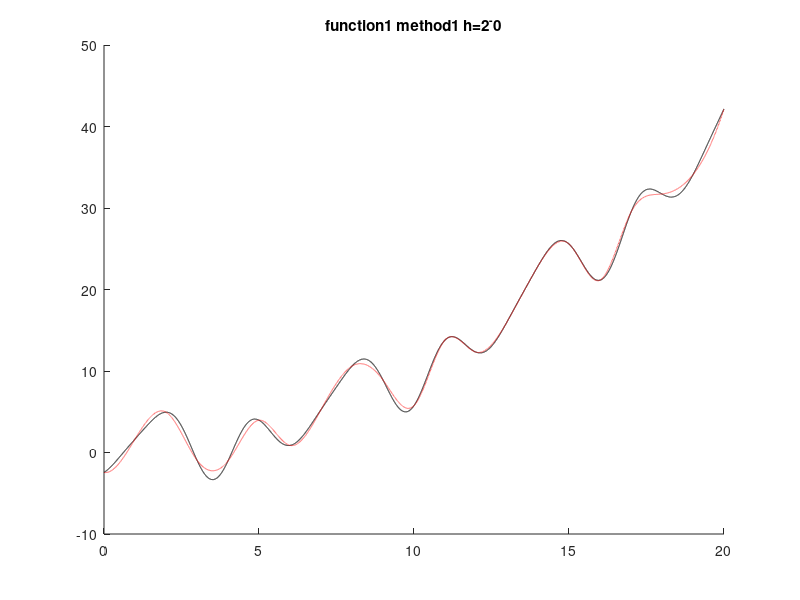
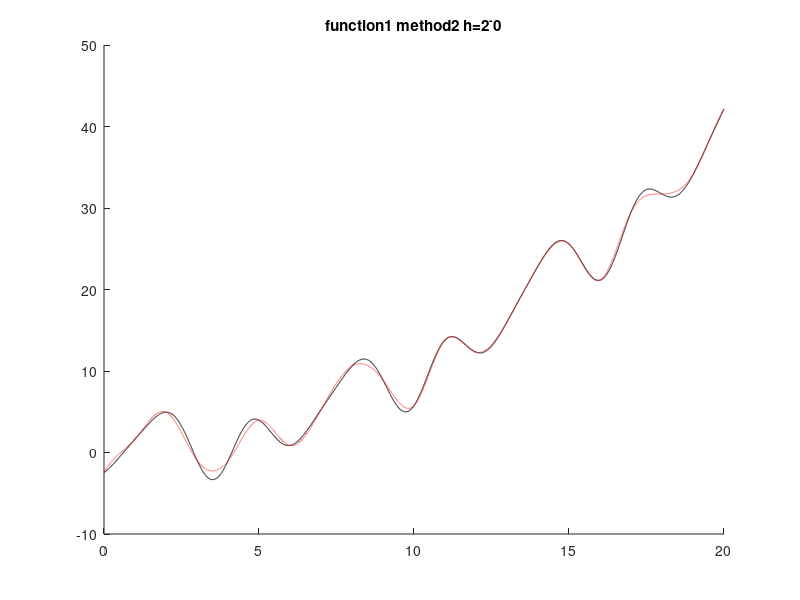
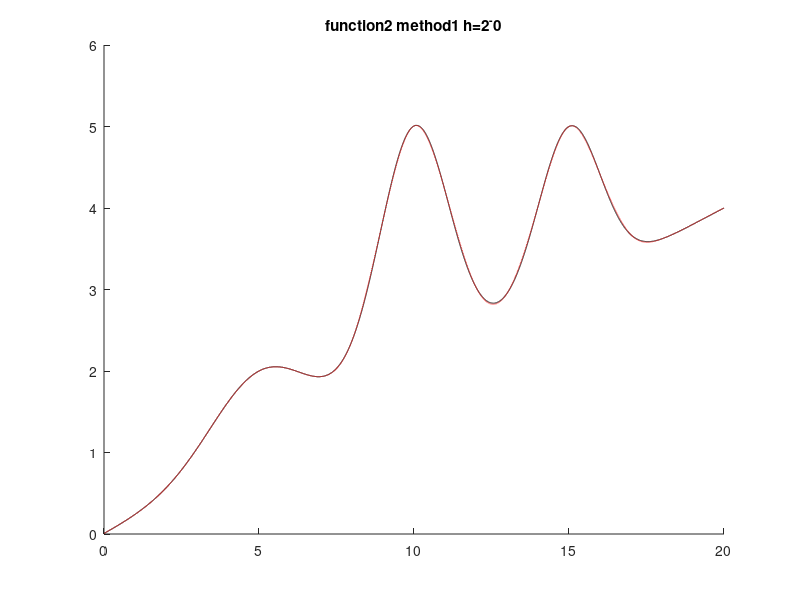
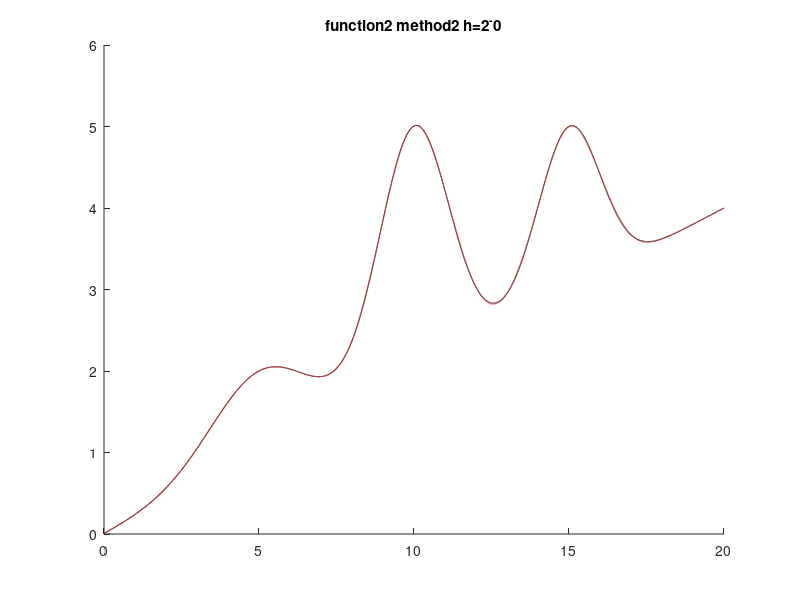

Write the MATLAB code that produced these figures, in order.
aa = 0; bb = 20; testInterval = 1e-3; hExps = 0:2;
testX = aa:testInterval:bb; 

functions = cell(1,2);
functions{1} = @(x) 2*sin(x) + 3*sin(2*(x-1)) + ...
    sin(3*(x-2)) + x.^2/10;
functions{2} = @(x) exp(-.2*(x-5).^2) + 3*exp(-.4*(x-10).^2) +...
    2*exp(-.5*(x-15).^2) + x/5;

methods = {'not-a-knot','periodic'}; 

for hi = hExps;
    hh = 2^(-hi); xx = aa:hh:bb;
    for i = 1:2
       for j = 1:2
          curPoly = csape(xx,functions{i}(xx),methods{j});       
          fxVals = functions{i}(testX); cxVals = fnval(curPoly,testX);
          figure
          hold on
          plot(testX,fxVals,'k-');
          plot(testX,cxVals,'r--');
          title(strcat('function',num2str(i),...
              ' method',num2str(j),' h=2^-',num2str(hi)));
          hold off
       end
    end 
end
